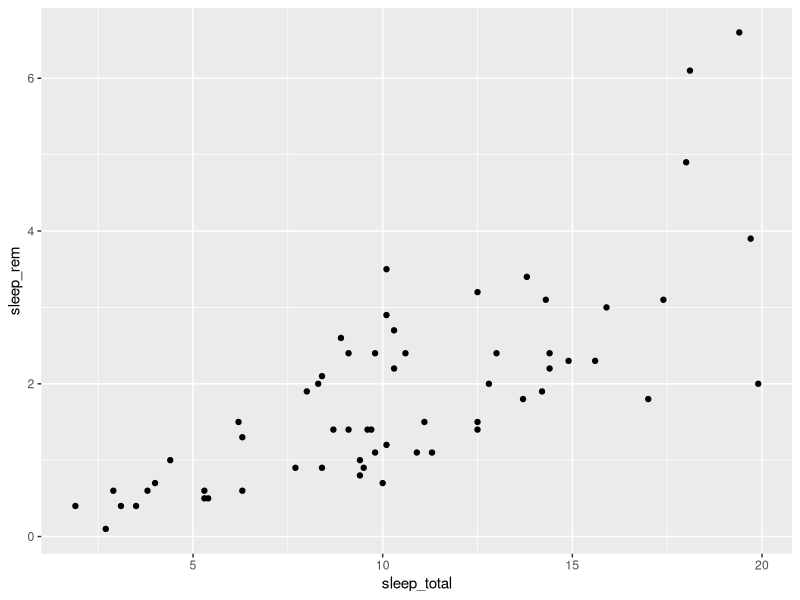

This chart was generated by the following R code:
## ---- chunk 1
knitr::opts_chunk$set(echo = TRUE)
library(tidyverse)
library(scales)
## ---- chunk 2
rep("cats", 5)
## ---- chunk 3
"cats" %>% 
  rep(5)
## ---- chunk 4
msleep %>% 
  ggplot(aes(x = sleep_total,
             y = sleep_rem)) +
  geom_point()
## ---- chunk 5
msleep %>% 
  count(vore)
## ---- chunk 6
msleep %>% 
  group_by(vore) %>% 
  summarise(mean_sleep = mean(sleep_total))
## ---- chunk 7
msleep$sleep_perc <- msleep$sleep_total / 24

msleep
## ---- chunk 8
msleep %>% 
  mutate(sleep_perc_tidy = sleep_total / 24,
         sleep_rem_perc = sleep_rem / 24)

msleep
## ---- chunk 9
msleep %>% 
  mutate(across(starts_with("sleep"),
                ~ . / 24,
                .names = "{.col}_perc"))
## ---- chunk 10
percent(0.4)
## ---- chunk 11
dollar(30E6)
## ---- chunk 12
msleep %>% 
  select(name, sleep_total) %>% 
  mutate(sleep_perc = percent(sleep_total / 24))
## ---- chunk 13
msleep_vore_cats <- msleep %>% 
  select(name, vore, sleep_total) %>% 
  mutate(vore_category = case_when(
    vore == "carni" ~ "Meat eater",
    vore %in% c("omni", "insecti") ~ "Kind of also meat eater",
    vore == "herbi" ~ "Not meat eater"
  ))
## ---- chunk 14
label_dollar(prefix = "£")(30)
